Frame 1 (no input): blank canvas, image omitted
Frame 60 (no input): blank canvas, image omitted
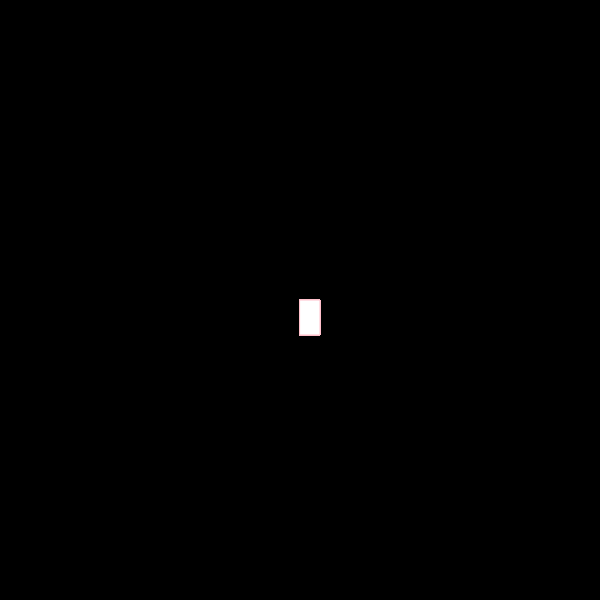
Frame 120 (the mouse pressed at the canvas centre since frame 60)

The p5.js sketch whose frames 1 and 60 were blank and that drew this single picture after the mouse press (run headless with seeded random() and noise() and a simulated clock; from frame 60 on, the mouse is pressed at the canvas centre):

// p5.js sketch
// ── sketch.js
function setup() {
 createCanvas(600, 600);
 background("black");
}

function draw() {
  
  stroke("pink");
  fill("white");

  //console.log(mouseIsPressed);

  if (mouseIsPressed) {
    rect(mouseX, mouseY, 20, 35);
  }
}
